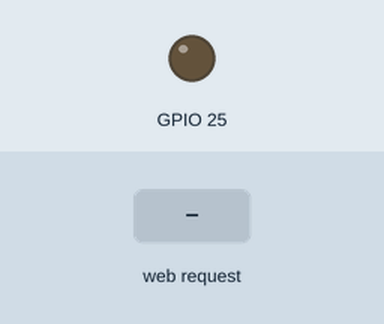
Simulated run of this sketch. Board: ESP32. Shown: output pins drawn as LEDs (lit = HIGH). Inputs (shaded band) come from the test bench. WiFi joins after 1.5 s; servers stay silent unless stated; what the sketch prints to the serial monitor is not drawn.

Above: at 5.2 s.
5.3 s: HTTP request GET /on received
At 5.7 s:
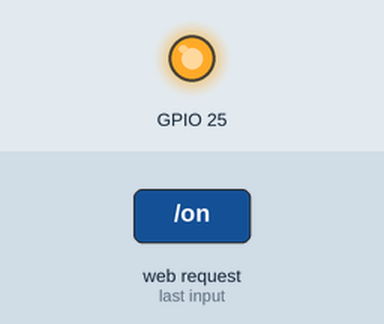
6.8 s: HTTP request GET /off received
At 8.1 s:
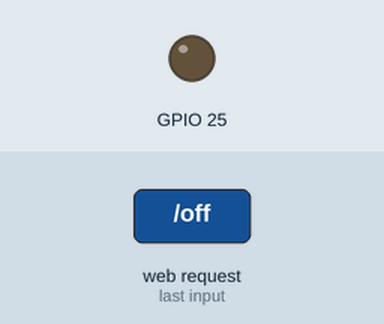
Timing chart, 0 to 9.8 s (numbered marks = the images above; inputs shaded):
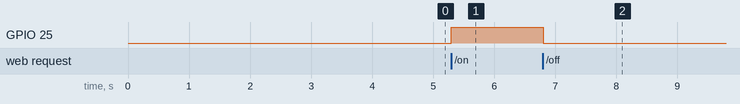

The sketch:

7_15_WebServerMultiPagina.ino
```cpp
/*
Autore: Paolo Aliverti
Listato 7.15 – Server web multi pagina

Collegare un LED sul pin 25
*/
#include <WiFi.h>
#include <ESPmDNS.h>
#include <WebServer.h>

//#define MY_WIFI_SSID "nome_rete"
//#define MY_WIFI_PASS "password"
#define MY_WIFI_SSID "www.zeppelinmaker.it"
#define MY_WIFI_PASS "*1000balene"

WebServer server(80);

void setup() {
  pinMode(25, OUTPUT);
  digitalWrite(25, LOW);

  Serial.begin(115200);
  delay(2000);
  Serial.println("Web Server");

  WiFi.begin(MY_WIFI_SSID, MY_WIFI_PASS);
  while (WiFi.status() != WL_CONNECTED) {
    Serial.print(".");
    delay(1000);
  }
  Serial.print("\n");

  if (MDNS.begin("myesp32")) {
    Serial.println("http://myesp32.local/");
  } else {
    Serial.println("Error DNS");
    Serial.print("IP: ");
    Serial.println(WiFi.localIP());
  }

  server.on("/", pageIndex);
  server.on("/home", pageIndex);
  server.on("/on", ledOn);
  server.on("/off", ledOff);
  server.onNotFound(pageError);

  server.begin();
}

void loop() {
  server.handleClient();
  delay(2);
}

void pageIndex() {
  String str = "Hello Web Server ESP32\n";
  str += "URI: ";
  str += server.uri();
  str += " ARGS: ";
  str += server.args();
  str += "\n";

  for (int i = 0; i < server.args(); i++) {
    str += server.argName(i);
    str += "=";
    str += server.arg(i);
    str += "\n";
  }

  server.send(200, "text/plain", str);
}
void ledOn() {
  digitalWrite(25, HIGH);
  server.send(200, "text/plain", "OK");
}
void ledOff() {
  digitalWrite(25, LOW);
  server.send(200, "text/plain", "OK");
}

void pageError() {
  String str = "Pagina non trovata\n";
  server.send(404, "text/plain", str);
}
```

Measured:
- after the input at 5.3 s, GPIO 25: LOW → HIGH at once
- after the input at 6.8 s, GPIO 25: HIGH → LOW at once
